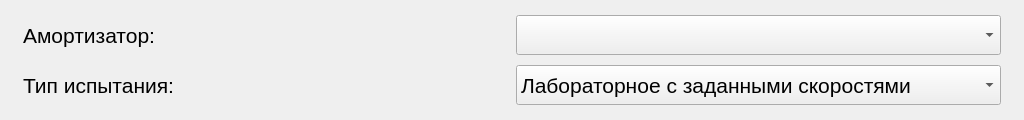
               <widget class="QFrame" name="specif_choice_frame">
                <property name="minimumSize">
                 <size>
                  <width>1024</width>
                  <height>120</height>
                 </size>
                </property>
                <property name="maximumSize">
                 <size>
                  <width>16777215</width>
                  <height>120</height>
                 </size>
                </property>
                <property name="frameShape">
                 <enum>QFrame::NoFrame</enum>
                </property>
                <property name="frameShadow">
                 <enum>QFrame::Raised</enum>
                </property>
                <layout class="QGridLayout" name="gridLayout_4">
                 <property name="leftMargin">
                  <number>20</number>
                 </property>
                 <property name="topMargin">
                  <number>10</number>
                 </property>
                 <property name="rightMargin">
                  <number>20</number>
                 </property>
                 <property name="bottomMargin">
                  <number>10</number>
                 </property>
                 <property name="spacing">
                  <number>5</number>
                 </property>
                 <item row="0" column="0">
                  <widget class="QLabel" name="specif_choice_label">
                   <property name="maximumSize">
                    <size>
                     <width>485</width>
                     <height>16777215</height>
                    </size>
                   </property>
                   <property name="font">
                    <font>
                     <family>Arial</family>
                     <pointsize>16</pointsize>
                    </font>
                   </property>
                   <property name="text">
                    <string>Амортизатор:</string>
                   </property>
                  </widget>
                 </item>
                 <item row="0" column="2">
                  <widget class="QComboBox" name="specif_choice_comboBox">
                   <property name="minimumSize">
                    <size>
                     <width>485</width>
                     <height>40</height>
                    </size>
                   </property>
                   <property name="maximumSize">
                    <size>
                     <width>485</width>
                     <height>40</height>
                    </size>
                   </property>
                   <property name="font">
                    <font>
                     <family>Arial</family>
                     <pointsize>16</pointsize>
                    </font>
                   </property>
                   <property name="editable">
                    <bool>false</bool>
                   </property>
                  </widget>
                 </item>
                 <item row="1" column="0">
                  <widget class="QLabel" name="specif_data_label3">
                   <property name="maximumSize">
                    <size>
                     <width>485</width>
                     <height>16777215</height>
                    </size>
                   </property>
                   <property name="font">
                    <font>
                     <family>Arial</family>
                     <pointsize>16</pointsize>
                    </font>
                   </property>
                   <property name="text">
                    <string>Тип испытания:</string>
                   </property>
                  </widget>
                 </item>
                 <item row="1" column="2">
                  <widget class="QComboBox" name="specif_type_test_comboBox">
                   <property name="minimumSize">
                    <size>
                     <width>485</width>
                     <height>40</height>
                    </size>
                   </property>
                   <property name="maximumSize">
                    <size>
                     <width>485</width>
                     <height>40</height>
                    </size>
                   </property>
                   <property name="font">
                    <font>
                     <family>Arial</family>
                     <pointsize>16</pointsize>
                    </font>
                   </property>
                   <property name="editable">
                    <bool>false</bool>
                   </property>
                   <item>
                    <property name="text">
                     <string>Лабораторное с заданными скоростями</string>
                    </property>
                   </item>
                   <item>
                    <property name="text">
                     <string>Лабораторное с произвольной скоростью</string>
                    </property>
                   </item>
                   <item>
                    <property name="text">
                     <string>Лабораторное с каскадом скоростей</string>
                    </property>
                   </item>
                   <item>
                    <property name="text">
                     <string>Температурное</string>
                    </property>
                   </item>
                   <item>
                    <property name="text">
                     <string>Конвейерное</string>
                    </property>
                   </item>
                  </widget>
                 </item>
                </layout>
               </widget>
